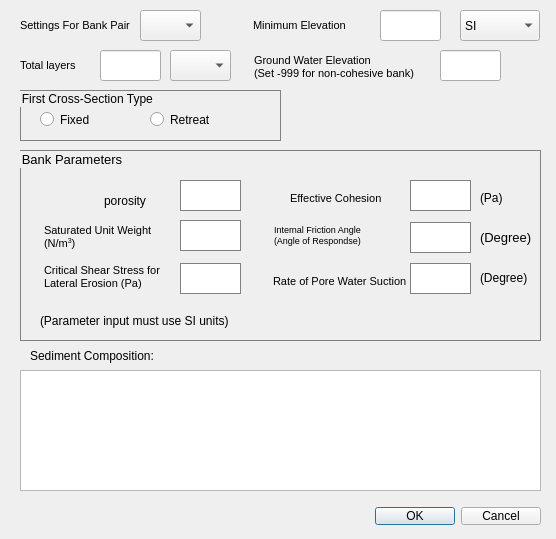
<?xml version="1.0" encoding="UTF-8"?>
<ui version="4.0">
 <class>Dialog</class>
 <widget class="QDialog" name="Dialog">
  <property name="geometry">
   <rect>
    <x>0</x>
    <y>0</y>
    <width>556</width>
    <height>539</height>
   </rect>
  </property>
  <property name="minimumSize">
   <size>
    <width>556</width>
    <height>539</height>
   </size>
  </property>
  <property name="maximumSize">
   <size>
    <width>556</width>
    <height>539</height>
   </size>
  </property>
  <property name="font">
   <font>
    <pointsize>9</pointsize>
   </font>
  </property>
  <property name="windowTitle">
   <string>Bank Layer Settings</string>
  </property>
  <property name="styleSheet">
   <string notr="true">height:10px</string>
  </property>
  <widget class="QDialogButtonBox" name="buttonBox">
   <property name="geometry">
    <rect>
     <x>200</x>
     <y>500</y>
     <width>341</width>
     <height>32</height>
    </rect>
   </property>
   <property name="orientation">
    <enum>Qt::Horizontal</enum>
   </property>
   <property name="standardButtons">
    <set>QDialogButtonBox::Cancel|QDialogButtonBox::Ok</set>
   </property>
  </widget>
  <widget class="QLabel" name="label_2">
   <property name="geometry">
    <rect>
     <x>253</x>
     <y>10</y>
     <width>121</width>
     <height>31</height>
    </rect>
   </property>
   <property name="font">
    <font>
     <pointsize>9</pointsize>
    </font>
   </property>
   <property name="text">
    <string>&lt;html&gt;&lt;head/&gt;&lt;body&gt;&lt;p&gt;&lt;span style=&quot; font-size:8pt;&quot;&gt;Minimum Elevation&lt;/span&gt;&lt;/p&gt;&lt;/body&gt;&lt;/html&gt;</string>
   </property>
  </widget>
  <widget class="QLineEdit" name="minElevEdit">
   <property name="geometry">
    <rect>
     <x>380</x>
     <y>10</y>
     <width>61</width>
     <height>31</height>
    </rect>
   </property>
  </widget>
  <widget class="QLineEdit" name="grdWatLvlEdit">
   <property name="geometry">
    <rect>
     <x>440</x>
     <y>50</y>
     <width>61</width>
     <height>31</height>
    </rect>
   </property>
  </widget>
  <widget class="QLabel" name="label_5">
   <property name="geometry">
    <rect>
     <x>20</x>
     <y>50</y>
     <width>141</width>
     <height>31</height>
    </rect>
   </property>
   <property name="font">
    <font>
     <pointsize>9</pointsize>
    </font>
   </property>
   <property name="text">
    <string>&lt;html&gt;&lt;head/&gt;&lt;body&gt;&lt;p&gt;&lt;span style=&quot; font-size:8pt;&quot;&gt;Total layers&lt;/span&gt;&lt;/p&gt;&lt;/body&gt;&lt;/html&gt;</string>
   </property>
  </widget>
  <widget class="QLineEdit" name="totalLayersEdit">
   <property name="geometry">
    <rect>
     <x>100</x>
     <y>50</y>
     <width>61</width>
     <height>31</height>
    </rect>
   </property>
  </widget>
  <widget class="QComboBox" name="layerSelector">
   <property name="geometry">
    <rect>
     <x>170</x>
     <y>50</y>
     <width>61</width>
     <height>31</height>
    </rect>
   </property>
  </widget>
  <widget class="QTextBrowser" name="textBrowser_2">
   <property name="geometry">
    <rect>
     <x>250</x>
     <y>50</y>
     <width>181</width>
     <height>51</height>
    </rect>
   </property>
   <property name="font">
    <font>
     <pointsize>9</pointsize>
    </font>
   </property>
   <property name="styleSheet">
    <string notr="true">background: transparent</string>
   </property>
   <property name="frameShape">
    <enum>QFrame::NoFrame</enum>
   </property>
   <property name="html">
    <string>&lt;!DOCTYPE HTML PUBLIC &quot;-//W3C//DTD HTML 4.0//EN&quot; &quot;http://www.w3.org/TR/REC-html40/strict.dtd&quot;&gt;
&lt;html&gt;&lt;head&gt;&lt;meta name=&quot;qrichtext&quot; content=&quot;1&quot; /&gt;&lt;style type=&quot;text/css&quot;&gt;
p, li { white-space: pre-wrap; }
&lt;/style&gt;&lt;/head&gt;&lt;body style=&quot; font-family:'PMingLiU'; font-size:9pt; font-weight:400; font-style:normal;&quot;&gt;
&lt;p style=&quot; margin-top:0px; margin-bottom:0px; margin-left:0px; margin-right:0px; -qt-block-indent:0; text-indent:0px;&quot;&gt;&lt;span style=&quot; font-size:8pt;&quot;&gt;Ground Water Elevation&lt;/span&gt;&lt;/p&gt;
&lt;p style=&quot; margin-top:0px; margin-bottom:0px; margin-left:0px; margin-right:0px; -qt-block-indent:0; text-indent:0px;&quot;&gt;&lt;span style=&quot; font-size:8pt;&quot;&gt;(Set -999 for non-cohesive bank)&lt;/span&gt;&lt;/p&gt;&lt;/body&gt;&lt;/html&gt;</string>
   </property>
  </widget>
  <widget class="QComboBox" name="unitSelectorCombo">
   <property name="geometry">
    <rect>
     <x>460</x>
     <y>10</y>
     <width>80</width>
     <height>31</height>
    </rect>
   </property>
   <item>
    <property name="text">
     <string>SI</string>
    </property>
   </item>
   <item>
    <property name="text">
     <string>EN</string>
    </property>
   </item>
  </widget>
  <widget class="QGroupBox" name="parameterBox">
   <property name="geometry">
    <rect>
     <x>20</x>
     <y>150</y>
     <width>521</width>
     <height>191</height>
    </rect>
   </property>
   <property name="font">
    <font>
     <pointsize>10</pointsize>
    </font>
   </property>
   <property name="styleSheet">
    <string notr="true">border: 1px solid gray;</string>
   </property>
   <property name="title">
    <string>Bank Parameters</string>
   </property>
   <widget class="QLineEdit" name="porosityEdit">
    <property name="geometry">
     <rect>
      <x>160</x>
      <y>30</y>
      <width>61</width>
      <height>31</height>
     </rect>
    </property>
   </widget>
   <widget class="QTextBrowser" name="textBrowser_4">
    <property name="geometry">
     <rect>
      <x>20</x>
      <y>70</y>
      <width>131</width>
      <height>41</height>
     </rect>
    </property>
    <property name="font">
     <font>
      <pointsize>9</pointsize>
     </font>
    </property>
    <property name="styleSheet">
     <string notr="true">background: transparent;
border-width: 0px;</string>
    </property>
    <property name="frameShape">
     <enum>QFrame::NoFrame</enum>
    </property>
    <property name="html">
     <string>&lt;!DOCTYPE HTML PUBLIC &quot;-//W3C//DTD HTML 4.0//EN&quot; &quot;http://www.w3.org/TR/REC-html40/strict.dtd&quot;&gt;
&lt;html&gt;&lt;head&gt;&lt;meta name=&quot;qrichtext&quot; content=&quot;1&quot; /&gt;&lt;style type=&quot;text/css&quot;&gt;
p, li { white-space: pre-wrap; }
&lt;/style&gt;&lt;/head&gt;&lt;body style=&quot; font-family:'PMingLiU'; font-size:9pt; font-weight:400; font-style:normal;&quot;&gt;
&lt;p style=&quot; margin-top:0px; margin-bottom:0px; margin-left:0px; margin-right:0px; -qt-block-indent:0; text-indent:0px;&quot;&gt;&lt;span style=&quot; font-size:8pt;&quot;&gt;Saturated Unit Weight&lt;/span&gt;&lt;/p&gt;
&lt;p style=&quot; margin-top:0px; margin-bottom:0px; margin-left:0px; margin-right:0px; -qt-block-indent:0; text-indent:0px;&quot;&gt;&lt;span style=&quot; font-size:8pt;&quot;&gt;(N/m&lt;/span&gt;&lt;span style=&quot; font-size:8pt; vertical-align:super;&quot;&gt;3&lt;/span&gt;&lt;span style=&quot; font-size:8pt;&quot;&gt;)&lt;/span&gt;&lt;/p&gt;&lt;/body&gt;&lt;/html&gt;</string>
    </property>
   </widget>
   <widget class="QLineEdit" name="satWeightEdit">
    <property name="geometry">
     <rect>
      <x>160</x>
      <y>70</y>
      <width>61</width>
      <height>31</height>
     </rect>
    </property>
   </widget>
   <widget class="QPlainTextEdit" name="plainTextEdit">
    <property name="geometry">
     <rect>
      <x>20</x>
      <y>110</y>
      <width>131</width>
      <height>41</height>
     </rect>
    </property>
    <property name="palette">
     <palette>
      <active>
       <colorrole role="Button">
        <brush brushstyle="SolidPattern">
         <color alpha="0">
          <red>0</red>
          <green>0</green>
          <blue>0</blue>
         </color>
        </brush>
       </colorrole>
       <colorrole role="Base">
        <brush brushstyle="NoBrush">
         <color alpha="255">
          <red>0</red>
          <green>0</green>
          <blue>0</blue>
         </color>
        </brush>
       </colorrole>
       <colorrole role="Window">
        <brush brushstyle="SolidPattern">
         <color alpha="0">
          <red>0</red>
          <green>0</green>
          <blue>0</blue>
         </color>
        </brush>
       </colorrole>
      </active>
      <inactive>
       <colorrole role="Button">
        <brush brushstyle="SolidPattern">
         <color alpha="0">
          <red>0</red>
          <green>0</green>
          <blue>0</blue>
         </color>
        </brush>
       </colorrole>
       <colorrole role="Base">
        <brush brushstyle="NoBrush">
         <color alpha="255">
          <red>0</red>
          <green>0</green>
          <blue>0</blue>
         </color>
        </brush>
       </colorrole>
       <colorrole role="Window">
        <brush brushstyle="SolidPattern">
         <color alpha="0">
          <red>0</red>
          <green>0</green>
          <blue>0</blue>
         </color>
        </brush>
       </colorrole>
      </inactive>
      <disabled>
       <colorrole role="Button">
        <brush brushstyle="SolidPattern">
         <color alpha="0">
          <red>0</red>
          <green>0</green>
          <blue>0</blue>
         </color>
        </brush>
       </colorrole>
       <colorrole role="Base">
        <brush brushstyle="NoBrush">
         <color alpha="255">
          <red>0</red>
          <green>0</green>
          <blue>0</blue>
         </color>
        </brush>
       </colorrole>
       <colorrole role="Window">
        <brush brushstyle="SolidPattern">
         <color alpha="0">
          <red>0</red>
          <green>0</green>
          <blue>0</blue>
         </color>
        </brush>
       </colorrole>
      </disabled>
     </palette>
    </property>
    <property name="font">
     <font>
      <pointsize>8</pointsize>
     </font>
    </property>
    <property name="styleSheet">
     <string notr="true">background: transparent;
border-width: 0px;</string>
    </property>
    <property name="frameShape">
     <enum>QFrame::NoFrame</enum>
    </property>
    <property name="frameShadow">
     <enum>QFrame::Plain</enum>
    </property>
    <property name="lineWidth">
     <number>0</number>
    </property>
    <property name="plainText">
     <string>Critical Shear Stress for 
Lateral Erosion (Pa)</string>
    </property>
    <property name="backgroundVisible">
     <bool>false</bool>
    </property>
   </widget>
   <widget class="QLineEdit" name="tauCriEdit">
    <property name="geometry">
     <rect>
      <x>160</x>
      <y>113</y>
      <width>61</width>
      <height>31</height>
     </rect>
    </property>
   </widget>
   <widget class="QLabel" name="label_12">
    <property name="geometry">
     <rect>
      <x>270</x>
      <y>40</y>
      <width>191</width>
      <height>16</height>
     </rect>
    </property>
    <property name="font">
     <font>
      <pointsize>8</pointsize>
     </font>
    </property>
    <property name="styleSheet">
     <string notr="true">border: 0px</string>
    </property>
    <property name="text">
     <string>Effective Cohesion</string>
    </property>
   </widget>
   <widget class="QLineEdit" name="effCohEdit">
    <property name="geometry">
     <rect>
      <x>390</x>
      <y>30</y>
      <width>61</width>
      <height>31</height>
     </rect>
    </property>
   </widget>
   <widget class="QLabel" name="label_13">
    <property name="geometry">
     <rect>
      <x>460</x>
      <y>40</y>
      <width>31</width>
      <height>16</height>
     </rect>
    </property>
    <property name="styleSheet">
     <string notr="true">border: 0px;</string>
    </property>
    <property name="text">
     <string>(Pa)</string>
    </property>
   </widget>
   <widget class="QTextBrowser" name="textBrowser_3">
    <property name="geometry">
     <rect>
      <x>250</x>
      <y>70</y>
      <width>131</width>
      <height>31</height>
     </rect>
    </property>
    <property name="font">
     <font>
      <pointsize>8</pointsize>
     </font>
    </property>
    <property name="styleSheet">
     <string notr="true">background: transparent;
border-width: 0px;</string>
    </property>
    <property name="frameShape">
     <enum>QFrame::NoFrame</enum>
    </property>
    <property name="html">
     <string>&lt;!DOCTYPE HTML PUBLIC &quot;-//W3C//DTD HTML 4.0//EN&quot; &quot;http://www.w3.org/TR/REC-html40/strict.dtd&quot;&gt;
&lt;html&gt;&lt;head&gt;&lt;meta name=&quot;qrichtext&quot; content=&quot;1&quot; /&gt;&lt;style type=&quot;text/css&quot;&gt;
p, li { white-space: pre-wrap; }
&lt;/style&gt;&lt;/head&gt;&lt;body style=&quot; font-family:'PMingLiU'; font-size:8pt; font-weight:400; font-style:normal;&quot;&gt;
&lt;p style=&quot; margin-top:0px; margin-bottom:0px; margin-left:0px; margin-right:0px; -qt-block-indent:0; text-indent:0px;&quot;&gt;&lt;span style=&quot; font-size:7pt;&quot;&gt;Internal Friction Angle&lt;/span&gt;&lt;/p&gt;
&lt;p style=&quot; margin-top:0px; margin-bottom:0px; margin-left:0px; margin-right:0px; -qt-block-indent:0; text-indent:0px;&quot;&gt;&lt;span style=&quot; font-size:7pt;&quot;&gt;(Angle of Respondse)&lt;/span&gt;&lt;/p&gt;&lt;/body&gt;&lt;/html&gt;</string>
    </property>
   </widget>
   <widget class="QLineEdit" name="angEdit">
    <property name="geometry">
     <rect>
      <x>390</x>
      <y>72</y>
      <width>61</width>
      <height>31</height>
     </rect>
    </property>
   </widget>
   <widget class="QLabel" name="label_9">
    <property name="geometry">
     <rect>
      <x>460</x>
      <y>80</y>
      <width>58</width>
      <height>15</height>
     </rect>
    </property>
    <property name="font">
     <font>
      <pointsize>10</pointsize>
     </font>
    </property>
    <property name="styleSheet">
     <string notr="true">border: 0px;</string>
    </property>
    <property name="text">
     <string>(Degree)</string>
    </property>
   </widget>
   <widget class="QLabel" name="label_8">
    <property name="geometry">
     <rect>
      <x>253</x>
      <y>121</y>
      <width>201</width>
      <height>20</height>
     </rect>
    </property>
    <property name="font">
     <font>
      <pointsize>8</pointsize>
     </font>
    </property>
    <property name="styleSheet">
     <string notr="true">border: 0px;</string>
    </property>
    <property name="text">
     <string>Rate of Pore Water Suction</string>
    </property>
   </widget>
   <widget class="QLineEdit" name="phiBEdit">
    <property name="geometry">
     <rect>
      <x>390</x>
      <y>113</y>
      <width>61</width>
      <height>31</height>
     </rect>
    </property>
   </widget>
   <widget class="QLabel" name="label_10">
    <property name="geometry">
     <rect>
      <x>460</x>
      <y>120</y>
      <width>58</width>
      <height>15</height>
     </rect>
    </property>
    <property name="font">
     <font>
      <pointsize>9</pointsize>
     </font>
    </property>
    <property name="styleSheet">
     <string notr="true">border: 0px</string>
    </property>
    <property name="text">
     <string>(Degree)</string>
    </property>
   </widget>
   <widget class="QLabel" name="label_14">
    <property name="geometry">
     <rect>
      <x>20</x>
      <y>150</y>
      <width>251</width>
      <height>41</height>
     </rect>
    </property>
    <property name="font">
     <font>
      <pointsize>9</pointsize>
     </font>
    </property>
    <property name="styleSheet">
     <string notr="true">border: 0px;</string>
    </property>
    <property name="text">
     <string>(Parameter input must use SI units)</string>
    </property>
   </widget>
   <widget class="QTextBrowser" name="textBrowser">
    <property name="geometry">
     <rect>
      <x>80</x>
      <y>40</y>
      <width>61</width>
      <height>21</height>
     </rect>
    </property>
    <property name="styleSheet">
     <string notr="true">background: transparent;
border-width: 0px;</string>
    </property>
    <property name="html">
     <string>&lt;!DOCTYPE HTML PUBLIC &quot;-//W3C//DTD HTML 4.0//EN&quot; &quot;http://www.w3.org/TR/REC-html40/strict.dtd&quot;&gt;
&lt;html&gt;&lt;head&gt;&lt;meta name=&quot;qrichtext&quot; content=&quot;1&quot; /&gt;&lt;style type=&quot;text/css&quot;&gt;
p, li { white-space: pre-wrap; }
&lt;/style&gt;&lt;/head&gt;&lt;body style=&quot; font-family:'PMingLiU'; font-size:9pt; font-weight:400; font-style:normal;&quot;&gt;
&lt;p style=&quot; margin-top:0px; margin-bottom:0px; margin-left:0px; margin-right:0px; -qt-block-indent:0; text-indent:0px;&quot;&gt;porosity&lt;/p&gt;&lt;/body&gt;&lt;/html&gt;</string>
    </property>
   </widget>
  </widget>
  <widget class="QGroupBox" name="groupBox_2">
   <property name="geometry">
    <rect>
     <x>20</x>
     <y>90</y>
     <width>261</width>
     <height>51</height>
    </rect>
   </property>
   <property name="styleSheet">
    <string notr="true">border: 1px solid gray;</string>
   </property>
   <property name="title">
    <string>First Cross-Section Type </string>
   </property>
   <widget class="QRadioButton" name="noMoveBtn">
    <property name="geometry">
     <rect>
      <x>20</x>
      <y>20</y>
      <width>98</width>
      <height>19</height>
     </rect>
    </property>
    <property name="styleSheet">
     <string notr="true">border: 0px;</string>
    </property>
    <property name="text">
     <string>Fixed</string>
    </property>
   </widget>
   <widget class="QRadioButton" name="retreatBtn">
    <property name="geometry">
     <rect>
      <x>130</x>
      <y>20</y>
      <width>98</width>
      <height>19</height>
     </rect>
    </property>
    <property name="styleSheet">
     <string notr="true">border: 0px;</string>
    </property>
    <property name="text">
     <string>Retreat</string>
    </property>
   </widget>
  </widget>
  <widget class="QLabel" name="label">
   <property name="geometry">
    <rect>
     <x>20</x>
     <y>10</y>
     <width>131</width>
     <height>31</height>
    </rect>
   </property>
   <property name="font">
    <font>
     <pointsize>8</pointsize>
    </font>
   </property>
   <property name="text">
    <string>Settings For Bank Pair </string>
   </property>
  </widget>
  <widget class="QComboBox" name="pairSelector">
   <property name="geometry">
    <rect>
     <x>140</x>
     <y>10</y>
     <width>61</width>
     <height>31</height>
    </rect>
   </property>
  </widget>
  <widget class="QTableWidget" name="sediGradTable">
   <property name="geometry">
    <rect>
     <x>20</x>
     <y>370</y>
     <width>521</width>
     <height>121</height>
    </rect>
   </property>
  </widget>
  <widget class="QLabel" name="label_3">
   <property name="geometry">
    <rect>
     <x>30</x>
     <y>345</y>
     <width>281</width>
     <height>21</height>
    </rect>
   </property>
   <property name="text">
    <string>Sediment Composition:</string>
   </property>
  </widget>
 </widget>
 <resources/>
 <connections>
  <connection>
   <sender>buttonBox</sender>
   <signal>accepted()</signal>
   <receiver>Dialog</receiver>
   <slot>accept()</slot>
   <hints>
    <hint type="sourcelabel">
     <x>408</x>
     <y>334</y>
    </hint>
    <hint type="destinationlabel">
     <x>157</x>
     <y>274</y>
    </hint>
   </hints>
  </connection>
  <connection>
   <sender>buttonBox</sender>
   <signal>rejected()</signal>
   <receiver>Dialog</receiver>
   <slot>reject()</slot>
   <hints>
    <hint type="sourcelabel">
     <x>476</x>
     <y>340</y>
    </hint>
    <hint type="destinationlabel">
     <x>286</x>
     <y>274</y>
    </hint>
   </hints>
  </connection>
 </connections>
</ui>
